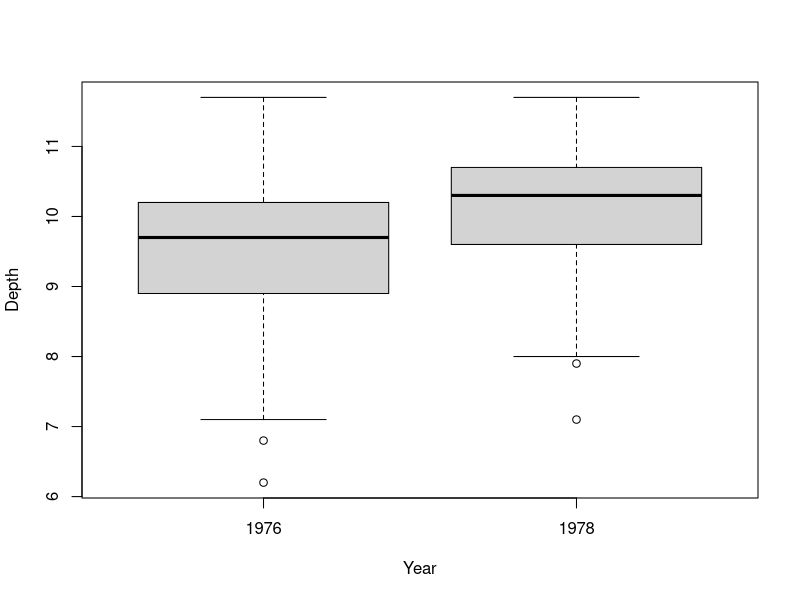

Reproduce this figure in R.
## ---- chunk 1
knitr::opts_chunk$set(comment = "", cache=FALSE)
## ---- chunk 2
dat <- read.csv('../data/finch-beaks.csv')
head(dat, 3)

boxplot(Depth ~ Year, data=dat)
## ---- chunk 3
t.test(Depth ~ Year, data=dat)
